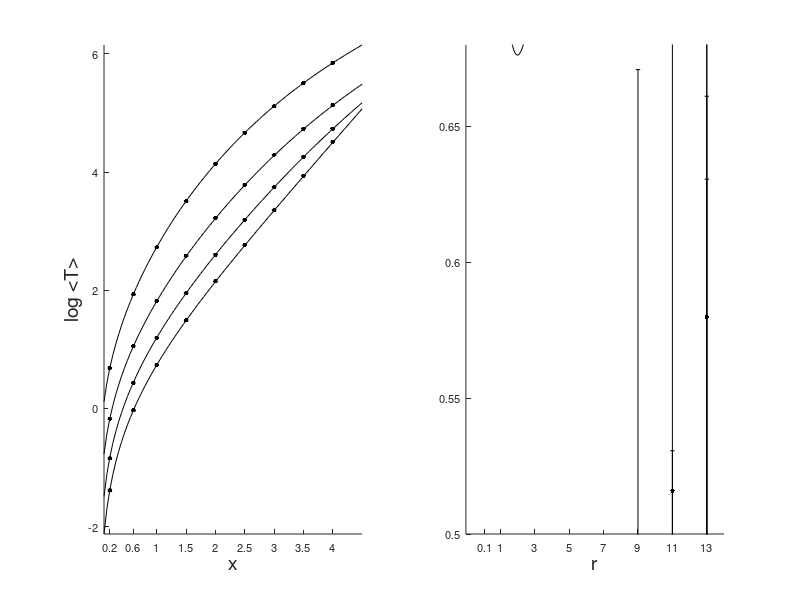

MATLAB code to generate this figure: (Note: this script raises an error after producing the figure.)
fs_label=14;
h=figure;
% Pierwszy rysunek

load('data/data4comparison_mfpt.mat');
n=1;

subplot(1,2,2);
hold on
plot(r_tab2,log(meanTa(:,:)),'k');
plot(r_tab,log(meanTs(:,:)),'k.','MarkerSize',10);

for i=1:size(meanTs,1)
    errorbar(r_tab,log(meanTs(i,:)),3*sdevT(i,:)./meanTs(i,:),'k.');
end
set(gca,'XTick',r_tab(1:end) )
set(gca,'FontSize',8)

xlabel('r','fontsize',fs_label);
%ylabel('log <T>','fontsize',fs_label);
axis([-1 max(r_tab2) 0.5 log(max(max(meanTs)))+0.1])
%M
%legend('Analytical formula','Monte Carlo');

% Drugi rysunek

load('data/data4comparison3.mat');
subplot(1,2,1);
hold on
plot(x_tab2,log(meanTa(:,:)),'k');
plot(x_tab,log(meanTs(:,:)),'k.','MarkerSize',10);

 for i=1:size(meanTs,1)
     errorbar(x_tab,log(meanTs(i,:)),3*sdevT(i,:)./meanTs(i,:),'k.');
 end
set(gca,'XTick',x_tab(1:end))
set(gca,'FontSize',8)
xlabel('x','fontsize',fs_label);
ylabel('log <T>','fontsize',fs_label);
axis tight
%M
printpdf(h,'graphics/mfat_comp_r_mfpt');
